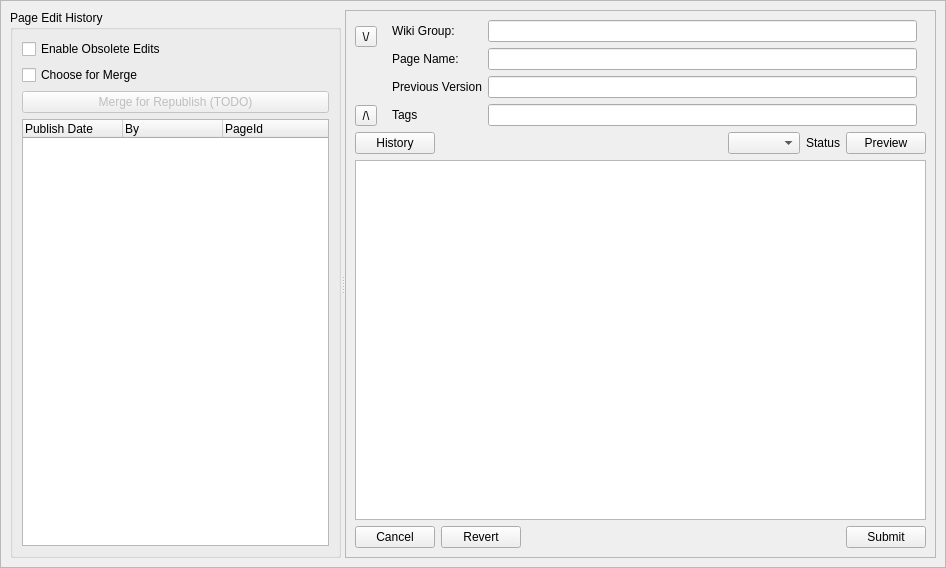
<?xml version="1.0" encoding="UTF-8"?>
<ui version="4.0">
 <class>WikiEditDialog</class>
 <widget class="QWidget" name="WikiEditDialog">
  <property name="geometry">
   <rect>
    <x>0</x>
    <y>0</y>
    <width>946</width>
    <height>568</height>
   </rect>
  </property>
  <property name="windowTitle">
   <string/>
  </property>
  <layout class="QGridLayout" name="gridLayout_3">
   <property name="leftMargin">
    <number>0</number>
   </property>
   <property name="topMargin">
    <number>0</number>
   </property>
   <property name="rightMargin">
    <number>0</number>
   </property>
   <property name="bottomMargin">
    <number>0</number>
   </property>
   <property name="verticalSpacing">
    <number>0</number>
   </property>
   <item row="0" column="0">
    <widget class="HeaderFrame" name="headerFrame">
     <property name="frameShape">
      <enum>QFrame::StyledPanel</enum>
     </property>
     <property name="frameShadow">
      <enum>QFrame::Raised</enum>
     </property>
    </widget>
   </item>
   <item row="1" column="0">
    <widget class="QFrame" name="frame">
     <property name="frameShape">
      <enum>QFrame::StyledPanel</enum>
     </property>
     <property name="frameShadow">
      <enum>QFrame::Raised</enum>
     </property>
     <layout class="QVBoxLayout" name="verticalLayout_2">
      <item>
       <widget class="QSplitter" name="splitter_History">
        <property name="sizePolicy">
         <sizepolicy hsizetype="Expanding" vsizetype="Expanding">
          <horstretch>0</horstretch>
          <verstretch>0</verstretch>
         </sizepolicy>
        </property>
        <property name="orientation">
         <enum>Qt::Horizontal</enum>
        </property>
        <widget class="QGroupBox" name="groupBox_History">
         <property name="title">
          <string>Page Edit History</string>
         </property>
         <layout class="QVBoxLayout" name="verticalLayout_3">
          <item>
           <widget class="QCheckBox" name="checkBox_OldHistory">
            <property name="text">
             <string>Enable Obsolete Edits</string>
            </property>
           </widget>
          </item>
          <item>
           <widget class="QCheckBox" name="checkBox_Merge">
            <property name="text">
             <string>Choose for Merge</string>
            </property>
           </widget>
          </item>
          <item>
           <widget class="QPushButton" name="pushButton_Merge">
            <property name="enabled">
             <bool>false</bool>
            </property>
            <property name="text">
             <string>Merge for Republish (TODO)</string>
            </property>
           </widget>
          </item>
          <item>
           <widget class="QTreeWidget" name="treeWidget_History">
            <column>
             <property name="text">
              <string>Publish Date</string>
             </property>
            </column>
            <column>
             <property name="text">
              <string>By</string>
             </property>
            </column>
            <column>
             <property name="text">
              <string>PageId</string>
             </property>
            </column>
           </widget>
          </item>
         </layout>
        </widget>
        <widget class="QFrame" name="frame_3">
         <property name="frameShape">
          <enum>QFrame::StyledPanel</enum>
         </property>
         <property name="frameShadow">
          <enum>QFrame::Raised</enum>
         </property>
         <layout class="QVBoxLayout" name="verticalLayout_4" stretch="0,0,10,0">
          <item>
           <layout class="QHBoxLayout" name="horizontalLayout_3">
            <item>
             <layout class="QVBoxLayout" name="verticalLayout">
              <property name="topMargin">
               <number>6</number>
              </property>
              <item>
               <widget class="QToolButton" name="toolButton_Show">
                <property name="text">
                 <string>\/</string>
                </property>
               </widget>
              </item>
              <item>
               <spacer name="verticalSpacer">
                <property name="orientation">
                 <enum>Qt::Vertical</enum>
                </property>
                <property name="sizeType">
                 <enum>QSizePolicy::MinimumExpanding</enum>
                </property>
                <property name="sizeHint" stdset="0">
                 <size>
                  <width>10</width>
                  <height>0</height>
                 </size>
                </property>
               </spacer>
              </item>
              <item>
               <widget class="QToolButton" name="toolButton_Hide">
                <property name="text">
                 <string>/\</string>
                </property>
               </widget>
              </item>
             </layout>
            </item>
            <item>
             <widget class="QFrame" name="frame">
              <property name="sizePolicy">
               <sizepolicy hsizetype="Preferred" vsizetype="MinimumExpanding">
                <horstretch>0</horstretch>
                <verstretch>0</verstretch>
               </sizepolicy>
              </property>
              <layout class="QFormLayout" name="formLayout">
               <property name="topMargin">
                <number>0</number>
               </property>
               <property name="bottomMargin">
                <number>0</number>
               </property>
               <item row="0" column="0">
                <widget class="QLabel" name="label_Group">
                 <property name="text">
                  <string>Wiki Group:</string>
                 </property>
                 <property name="buddy">
                  <cstring>frame</cstring>
                 </property>
                </widget>
               </item>
               <item row="0" column="1">
                <widget class="QLineEdit" name="lineEdit_Group">
                 <property name="readOnly">
                  <bool>true</bool>
                 </property>
                </widget>
               </item>
               <item row="1" column="0">
                <widget class="QLabel" name="label_Page">
                 <property name="text">
                  <string>Page Name:</string>
                 </property>
                </widget>
               </item>
               <item row="1" column="1">
                <widget class="QLineEdit" name="lineEdit_Page">
                 <property name="sizePolicy">
                  <sizepolicy hsizetype="Expanding" vsizetype="Fixed">
                   <horstretch>10</horstretch>
                   <verstretch>0</verstretch>
                  </sizepolicy>
                 </property>
                </widget>
               </item>
               <item row="2" column="0">
                <widget class="QLabel" name="label_PrevVersion">
                 <property name="text">
                  <string>Previous Version</string>
                 </property>
                </widget>
               </item>
               <item row="2" column="1">
                <widget class="QLineEdit" name="lineEdit_PrevVersion">
                 <property name="sizePolicy">
                  <sizepolicy hsizetype="Expanding" vsizetype="Fixed">
                   <horstretch>10</horstretch>
                   <verstretch>0</verstretch>
                  </sizepolicy>
                 </property>
                 <property name="readOnly">
                  <bool>true</bool>
                 </property>
                </widget>
               </item>
               <item row="3" column="0">
                <widget class="QLabel" name="label_Tags">
                 <property name="text">
                  <string>Tags</string>
                 </property>
                </widget>
               </item>
               <item row="3" column="1">
                <widget class="QLineEdit" name="lineEdit_Tags">
                 <property name="sizePolicy">
                  <sizepolicy hsizetype="Expanding" vsizetype="Fixed">
                   <horstretch>10</horstretch>
                   <verstretch>0</verstretch>
                  </sizepolicy>
                 </property>
                 <property name="text">
                  <string/>
                 </property>
                 <property name="readOnly">
                  <bool>true</bool>
                 </property>
                </widget>
               </item>
              </layout>
             </widget>
            </item>
           </layout>
          </item>
          <item>
           <layout class="QHBoxLayout" name="horizontalLayout_2">
            <item>
             <widget class="QPushButton" name="pushButton_History">
              <property name="text">
               <string>History</string>
              </property>
             </widget>
            </item>
            <item>
             <spacer name="horizontalSpacer">
              <property name="orientation">
               <enum>Qt::Horizontal</enum>
              </property>
              <property name="sizeHint" stdset="0">
               <size>
                <width>178</width>
                <height>20</height>
               </size>
              </property>
             </spacer>
            </item>
            <item>
             <widget class="GxsIdChooser" name="comboBox_IdChooser"/>
            </item>
            <item>
             <widget class="QLabel" name="label_Status">
              <property name="text">
               <string>Status</string>
              </property>
             </widget>
            </item>
            <item>
             <widget class="QPushButton" name="pushButton_Preview">
              <property name="text">
               <string>Preview</string>
              </property>
             </widget>
            </item>
           </layout>
          </item>
          <item>
           <widget class="QTextEdit" name="textEdit"/>
          </item>
          <item>
           <layout class="QHBoxLayout" name="horizontalLayout">
            <item>
             <widget class="QPushButton" name="pushButton_Cancel">
              <property name="text">
               <string>Cancel</string>
              </property>
             </widget>
            </item>
            <item>
             <widget class="QPushButton" name="pushButton_Revert">
              <property name="text">
               <string>Revert</string>
              </property>
             </widget>
            </item>
            <item>
             <spacer name="horizontalSpacer_2">
              <property name="orientation">
               <enum>Qt::Horizontal</enum>
              </property>
              <property name="sizeHint" stdset="0">
               <size>
                <width>228</width>
                <height>20</height>
               </size>
              </property>
             </spacer>
            </item>
            <item>
             <widget class="QPushButton" name="pushButton_Submit">
              <property name="text">
               <string>Submit</string>
              </property>
             </widget>
            </item>
           </layout>
          </item>
         </layout>
        </widget>
       </widget>
      </item>
     </layout>
    </widget>
   </item>
  </layout>
 </widget>
 <customwidgets>
  <customwidget>
   <class>HeaderFrame</class>
   <extends>QFrame</extends>
   <header>gui/common/HeaderFrame.h</header>
   <container>1</container>
  </customwidget>
  <customwidget>
   <class>GxsIdChooser</class>
   <extends>QComboBox</extends>
   <header>gui/gxs/GxsIdChooser.h</header>
  </customwidget>
 </customwidgets>
 <resources>
  <include location="Wiki_images.qrc"/>
 </resources>
 <connections/>
</ui>
